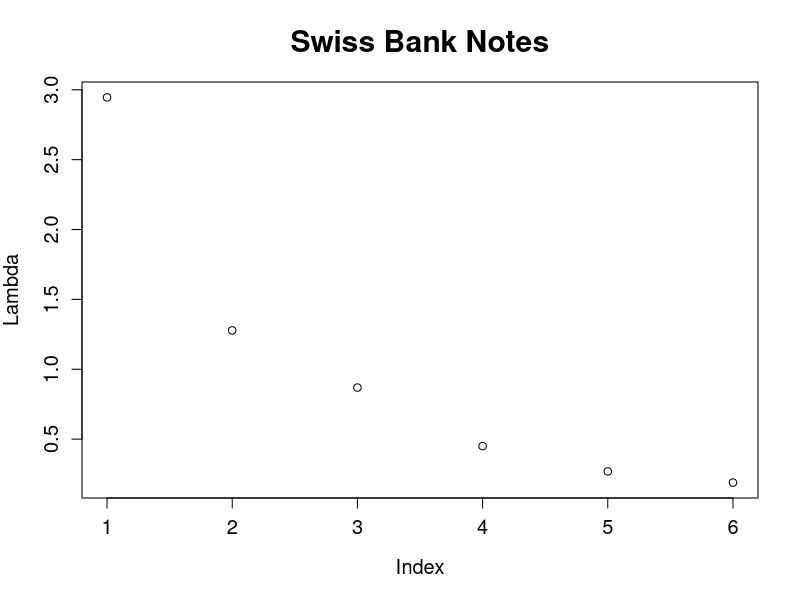
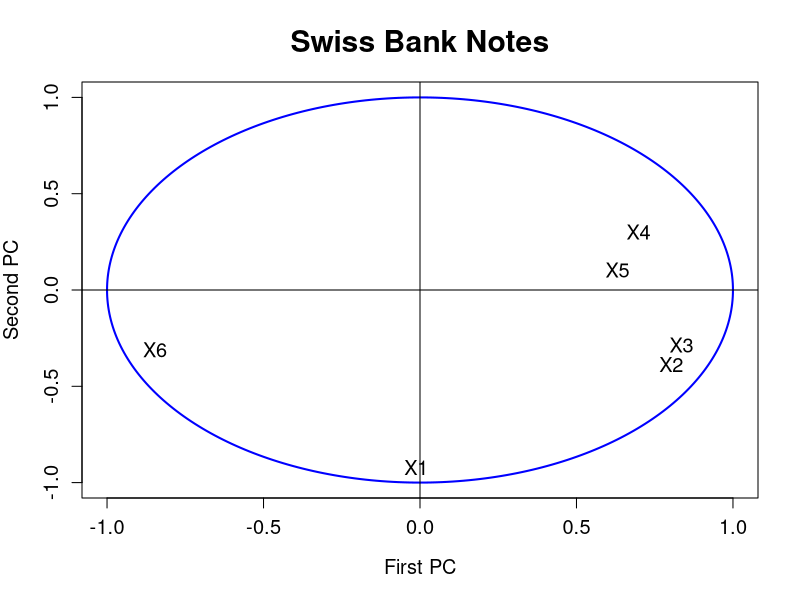

The R source for these figures, in order:
# clear all variables
rm(list = ls(all = TRUE))
graphics.off()

# load data
x <- read.table("bank2.dat")

x  <- scale(x)       # standardizes the data matrix
n  <- nrow(x)
e  <- eigen(cov(x))  # calculates eigenvalues and eigenvectors and sorts them by size
e1 <- e$values

# Plot 1: the relative proportion of variance explained by PCs
dev.new()
plot(e1, xlab = "Index", ylab = "Lambda", main = "Swiss Bank Notes", cex.lab = 1.2, 
    cex.axis = 1.2, cex.main = 1.8)
m    <- mean(x)
temp <- as.matrix(x - matrix(m, n, ncol(x), byrow = T))
r    <- temp %*% e$vectors
r    <- cor(cbind(r, x))      # correlation between PCs and variables
r1   <- r[7:12, 1:2]          # correlation of the two most important PCs and variables

# Plot 2: the correlations of the original variables with the PCs
dev.new()
ucircle = cbind(cos((0:360)/180 * pi), sin((0:360)/180 * pi))
plot(ucircle, type = "l", lty = "solid", col = "blue", xlab = "First PC", ylab = "Second PC", 
    main = "Swiss Bank Notes", cex.lab = 1.2, cex.axis = 1.2, cex.main = 1.8, lwd = 2)
abline(h = 0, v = 0)
label <- c("X1", "X2", "X3", "X4", "X5", "X6")
text(r1, label, cex = 1.2)
